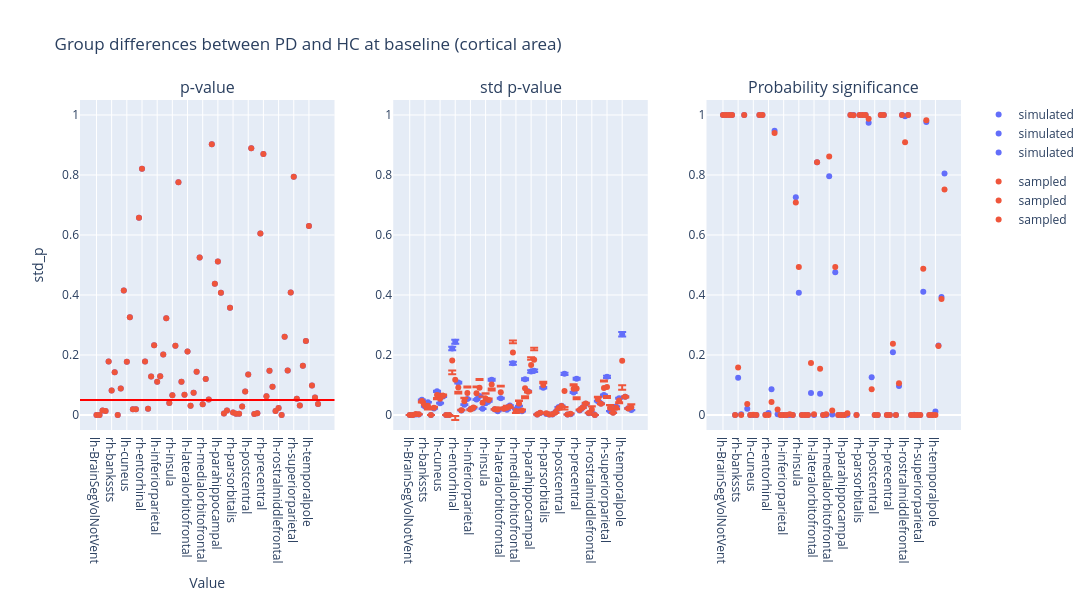

Notebook cell for this chart:
### Code cell
plot_dumbbell(
    ancova_baseline_area,
    "Group differences between PD and HC at baseline (cortical area)",
    "group",
)

### Figure 1 — Plotly figure (JSON) as saved in the notebook; plotly's stock layout.template omitted (floating-point values rounded to 4 significant figures)
{"data": [{"hovertemplate": "group=simulated<br>region=%{x}<br>p_value=%{y}<extra></extra>", "legendgroup": "simulated", "marker": {"color": "#636efa", "symbol": "circle"}, "mode": "markers", "name": "simulated", "orientation": "v", "showlegend": true, "type": "scatter", "x": ["lh-BrainSegVolNotVent", "rh-BrainSegVolNotVent", "lh-WhiteSurfArea", "rh-WhiteSurfArea", "lh-bankssts", "rh-bankssts", "lh-caudalanteriorcingulate", "rh-caudalanteriorcingulate", "lh-caudalmiddlefrontal", "rh-caudalmiddlefrontal", "lh-cuneus", "rh-cuneus", "lh-eTIV", "rh-eTIV", "lh-entorhinal", "rh-entorhinal", "lh-frontalpole", "rh-frontalpole", "lh-fusiform", "rh-fusiform", "lh-inferiorparietal", "rh-inferiorparietal", "lh-inferiortemporal", "rh-inferiortemporal", "lh-insula", "rh-insula", "lh-isthmuscingulate", "rh-isthmuscingulate", "lh-lateraloccipital", "rh-lateraloccipital", "lh-lateralorbitofrontal", "rh-lateralorbitofrontal", "lh-lingual", "rh-lingual", "lh-medialorbitofrontal", "rh-medialorbitofrontal", "lh-middletemporal", "rh-middletemporal", "lh-paracentral", "rh-paracentral", "lh-parahippocampal", "rh-parahippocampal", "lh-parsopercularis", "rh-parsopercularis", "lh-parsorbitalis", "rh-parsorbitalis", "lh-parstriangularis", "rh-parstriangularis", "lh-pericalcarine", "rh-pericalcarine", "lh-postcentral", "rh-postcentral", "lh-posteriorcingulate", "rh-posteriorcingulate", "lh-precentral", "rh-precentral", "lh-precuneus", "rh-precuneus", "lh-rostralanteriorcingulate", "rh-rostralanteriorcingulate", "lh-rostralmiddlefrontal", "rh-rostralmiddlefrontal", "lh-superiorfrontal", "rh-superiorfrontal", "lh-superiorparietal", "rh-superiorparietal", "lh-superiortemporal", "rh-superiortemporal", "lh-supramarginal", "rh-supramarginal", "lh-temporalpole", "rh-temporalpole", "lh-transversetemporal", "rh-transversetemporal"], "xaxis": "x", "y": [0.0002605, 0.0002605, 0.01486, 0.01372, 0.1785, 0.08142, 0.1424, 2.976e-05, 0.08848, 0.4153, 0.1779, 0.3262, 0.01913, 0.01913, 0.6572, 0.8209, 0.1783, 0.02075, 0.1287, 0.2322, 0.1106, 0.129, 0.2016, 0.3222, 0.04017, 0.06554, 0.2307, 0.7758, 0.1108, 0.06752, 0.2117, 0.03044, 0.07398, 0.1441, 0.5253, 0.0358, 0.1197, 0.05164, 0.9022, 0.4379, 0.5117, 0.4075, 0.004941, 0.01542, 0.3573, 0.008524, 0.00419, 0.004518, 0.02819, 0.07859, 0.1354, 0.8888, 0.003305, 0.005822, 0.6047, 0.8696, 0.06246, 0.1478, 0.09452, 0.0134, 0.02373, 0.0002324, 0.2612, 0.1484, 0.4085, 0.7942, 0.05379, 0.03153, 0.1642, 0.2466, 0.63, 0.0982, 0.05855, 0.03675], "yaxis": "y"}, {"hovertemplate": "group=sampled<br>region=%{x}<br>p_value=%{y}<extra></extra>", "legendgroup": "sampled", "marker": {"color": "#EF553B", "symbol": "circle"}, "mode": "markers", "name": "sampled", "orientation": "v", "showlegend": true, "type": "scatter", "x": ["lh-BrainSegVolNotVent", "rh-BrainSegVolNotVent", "lh-WhiteSurfArea", "rh-WhiteSurfArea", "lh-bankssts", "rh-bankssts", "lh-caudalanteriorcingulate", "rh-caudalanteriorcingulate", "lh-caudalmiddlefrontal", "rh-caudalmiddlefrontal", "lh-cuneus", "rh-cuneus", "lh-eTIV", "rh-eTIV", "lh-entorhinal", "rh-entorhinal", "lh-frontalpole", "rh-frontalpole", "lh-fusiform", "rh-fusiform", "lh-inferiorparietal", "rh-inferiorparietal", "lh-inferiortemporal", "rh-inferiortemporal", "lh-insula", "rh-insula", "lh-isthmuscingulate", "rh-isthmuscingulate", "lh-lateraloccipital", "rh-lateraloccipital", "lh-lateralorbitofrontal", "rh-lateralorbitofrontal", "lh-lingual", "rh-lingual", "lh-medialorbitofrontal", "rh-medialorbitofrontal", "lh-middletemporal", "rh-middletemporal", "lh-paracentral", "rh-paracentral", "lh-parahippocampal", "rh-parahippocampal", "lh-parsopercularis", "rh-parsopercularis", "lh-parsorbitalis", "rh-parsorbitalis", "lh-parstriangularis", "rh-parstriangularis", "lh-pericalcarine", "rh-pericalcarine", "lh-postcentral", "rh-postcentral", "lh-posteriorcingulate", "rh-posteriorcingulate", "lh-precentral", "rh-precentral", "lh-precuneus", "rh-precuneus", "lh-rostralanteriorcingulate", "rh-rostralanteriorcingulate", "lh-rostralmiddlefrontal", "rh-rostralmiddlefrontal", "lh-superiorfrontal", "rh-superiorfrontal", "lh-superiorparietal", "rh-superiorparietal", "lh-superiortemporal", "rh-superiortemporal", "lh-supramarginal", "rh-supramarginal", "lh-temporalpole", "rh-temporalpole", "lh-transversetemporal", "rh-transversetemporal"], "xaxis": "x", "y": [0.0002605, 0.0002605, 0.01486, 0.01372, 0.1785, 0.08142, 0.1424, 2.976e-05, 0.08848, 0.4153, 0.1779, 0.3262, 0.01913, 0.01913, 0.6572, 0.8209, 0.1783, 0.02075, 0.1287, 0.2322, 0.1106, 0.129, 0.2016, 0.3222, 0.04017, 0.06554, 0.2307, 0.7758, 0.1108, 0.06752, 0.2117, 0.03044, 0.07398, 0.1441, 0.5253, 0.0358, 0.1197, 0.05164, 0.9022, 0.4379, 0.5117, 0.4075, 0.004941, 0.01542, 0.3573, 0.008524, 0.00419, 0.004518, 0.02819, 0.07859, 0.1354, 0.8888, 0.003305, 0.005822, 0.6047, 0.8696, 0.06246, 0.1478, 0.09452, 0.0134, 0.02373, 0.0002324, 0.2612, 0.1484, 0.4085, 0.7942, 0.05379, 0.03153, 0.1642, 0.2466, 0.63, 0.0982, 0.05855, 0.03675], "yaxis": "y"}, {"error_y": {"array": [6.602e-07, 6.602e-07, 4.963e-05, 4.664e-05, 0.001378, 0.0007741, 0.001156, 3.833e-07, 0.0005831, 0.002153, 0.001074, 0.001671, 9.247e-07, 9.247e-07, 0.006044, 0.006662, 0.002945, 0.0004185, 0.0009395, 0.00146, 0.0005362, 0.0006111, 0.001396, 0.001721, 0.0005699, 0.00106, 0.001248, 0.003205, 0.0005157, 0.0003453, 0.001524, 0.0005646, 0.0004746, 0.0008713, 0.004698, 0.0005238, 0.0008169, 0.0003321, 0.003241, 0.002148, 0.003952, 0.004021, 4.633e-05, 0.0001857, 0.002483, 9.968e-05, 4.169e-05, 5.67e-05, 0.0002653, 0.0007081, 0.0008411, 0.003744, 3.887e-05, 5.751e-05, 0.002048, 0.003282, 0.0004098, 0.000681, 0.001011, 0.0001525, 0.0002159, 3.595e-06, 0.001255, 0.001044, 0.001808, 0.003466, 0.0003505, 0.0002252, 0.0007706, 0.001529, 0.007326, 0.001659, 0.0006153, 0.0004521], "arrayminus": [6.791e-07, 6.791e-07, 5.105e-05, 4.797e-05, 0.001417, 0.0007962, 0.001189, 3.942e-07, 0.0005997, 0.002214, 0.001105, 0.001718, 9.51e-07, 9.51e-07, 0.006216, 0.006852, 0.003029, 0.0004305, 0.0009663, 0.001501, 0.0005515, 0.0006285, 0.001436, 0.00177, 0.0005861, 0.001091, 0.001283, 0.003296, 0.0005304, 0.0003551, 0.001568, 0.0005806, 0.0004882, 0.0008961, 0.004832, 0.0005387, 0.0008402, 0.0003416, 0.003333, 0.002209, 0.004065, 0.004135, 4.765e-05, 0.000191, 0.002554, 0.0001025, 4.288e-05, 5.831e-05, 0.0002728, 0.0007283, 0.000865, 0.003851, 3.998e-05, 5.915e-05, 0.002106, 0.003376, 0.0004215, 0.0007004, 0.001039, 0.0001568, 0.0002221, 3.697e-06, 0.001291, 0.001074, 0.00186, 0.003565, 0.0003605, 0.0002316, 0.0007926, 0.001573, 0.007535, 0.001706, 0.0006329, 0.000465]}, "hovertemplate": "group=simulated<br>region=%{x}<br>std_p=%{y}<extra></extra>", "legendgroup": "simulated", "marker": {"color": "#636efa", "symbol": "circle"}, "mode": "markers", "name": "simulated", "orientation": "v", "showlegend": true, "type": "scatter", "x": ["lh-BrainSegVolNotVent", "rh-BrainSegVolNotVent", "lh-WhiteSurfArea", "rh-WhiteSurfArea", "lh-bankssts", "rh-bankssts", "lh-caudalanteriorcingulate", "rh-caudalanteriorcingulate", "lh-caudalmiddlefrontal", "rh-caudalmiddlefrontal", "lh-cuneus", "rh-cuneus", "lh-eTIV", "rh-eTIV", "lh-entorhinal", "rh-entorhinal", "lh-frontalpole", "rh-frontalpole", "lh-fusiform", "rh-fusiform", "lh-inferiorparietal", "rh-inferiorparietal", "lh-inferiortemporal", "rh-inferiortemporal", "lh-insula", "rh-insula", "lh-isthmuscingulate", "rh-isthmuscingulate", "lh-lateraloccipital", "rh-lateraloccipital", "lh-lateralorbitofrontal", "rh-lateralorbitofrontal", "lh-lingual", "rh-lingual", "lh-medialorbitofrontal", "rh-medialorbitofrontal", "lh-middletemporal", "rh-middletemporal", "lh-paracentral", "rh-paracentral", "lh-parahippocampal", "rh-parahippocampal", "lh-parsopercularis", "rh-parsopercularis", "lh-parsorbitalis", "rh-parsorbitalis", "lh-parstriangularis", "rh-parstriangularis", "lh-pericalcarine", "rh-pericalcarine", "lh-postcentral", "rh-postcentral", "lh-posteriorcingulate", "rh-posteriorcingulate", "lh-precentral", "rh-precentral", "lh-precuneus", "rh-precuneus", "lh-rostralanteriorcingulate", "rh-rostralanteriorcingulate", "lh-rostralmiddlefrontal", "rh-rostralmiddlefrontal", "lh-superiorfrontal", "rh-superiorfrontal", "lh-superiorparietal", "rh-superiorparietal", "lh-superiortemporal", "rh-superiortemporal", "lh-supramarginal", "rh-supramarginal", "lh-temporalpole", "rh-temporalpole", "lh-transversetemporal", "rh-transversetemporal"], "xaxis": "x2", "y": [2.424e-05, 2.424e-05, 0.001822, 0.001712, 0.05058, 0.02842, 0.04245, 1.407e-05, 0.02141, 0.07903, 0.03942, 0.06133, 3.394e-05, 3.394e-05, 0.2219, 0.2445, 0.1081, 0.01536, 0.03449, 0.05358, 0.01969, 0.02243, 0.05126, 0.06319, 0.02092, 0.03893, 0.0458, 0.1177, 0.01893, 0.01267, 0.05596, 0.02072, 0.01742, 0.03198, 0.1725, 0.01923, 0.02999, 0.01219, 0.119, 0.07886, 0.1451, 0.1476, 0.001701, 0.006817, 0.09115, 0.003659, 0.00153, 0.002081, 0.009738, 0.02599, 0.03087, 0.1375, 0.001427, 0.002111, 0.07516, 0.1205, 0.01504, 0.025, 0.0371, 0.005597, 0.007926, 0.000132, 0.04607, 0.03834, 0.06638, 0.1272, 0.01287, 0.008265, 0.02829, 0.05613, 0.2689, 0.0609, 0.02259, 0.0166], "yaxis": "y2"}, {"error_y": {"array": [6.007e-06, 6.007e-06, 0.001165, 0.0004766, -0.002243, 0.004239, -0.0104, 5.152e-06, 0.003295, -0.01005, 0.01612, 0.004339, 6.824e-06, 6.824e-06, -0.03389, -0.1205, -0.01377, 0.001244, 0.01217, 0.02136, -0.0009087, 0.003002, 0.02257, 0.02924, 0.02084, 0.01739, 0.005368, -0.01306, 0.0005157, 0.006273, 0.02163, 0.0006015, 0.006971, -0.002728, 0.04047, -0.005667, 0.009575, 0.003148, -0.02679, 0.001164, 0.02552, 0.04032, 1.547e-05, 0.0007975, 0.01093, 0.002114, -1.6e-05, 0.0002295, -0.001138, -0.002928, -0.0003939, -0.0537, 0.0003447, 0.001833, 0.01456, -0.02919, 0.002001, 0.0003258, 0.002342, 0.001151, 0.0107, -5.004e-06, 0.008098, 0.0005186, 0.02535, -0.03011, 0.01046, -0.0002595, -0.003446, -0.005997, -0.08113, 0.001334, -0.0001045, 0.009933], "arrayminus": [-4.668e-06, -4.668e-06, -0.001064, -0.000382, 0.005038, -0.002668, 0.01275, -4.375e-06, -0.002112, 0.01441, -0.01394, -0.0009502, -4.949e-06, -4.949e-06, 0.04615, 0.134, 0.01975, -0.0003951, -0.01027, -0.0184, 0.001997, -0.001762, -0.01974, -0.02575, -0.01969, -0.01524, -0.002837, 0.01956, 0.0005303, -0.005572, -0.01854, 0.0005437, -0.006008, 0.004496, -0.03094, 0.00673, -0.007918, -0.002474, 0.03337, 0.003194, -0.01751, -0.03216, 7.851e-05, -0.0004208, -0.005891, -0.001912, 0.0001006, -0.0001145, 0.001676, 0.004364, 0.0021, 0.0613, -0.0002658, -0.001717, -0.01041, 0.03585, -0.001169, 0.001056, -0.000292, -0.0008414, -0.01026, 1.23e-05, -0.005552, 0.0016, -0.02169, 0.03714, -0.009751, 0.0007163, 0.005009, 0.009099, 0.09599, 0.002031, 0.001353, -0.009016]}, "hovertemplate": "group=sampled<br>region=%{x}<br>std_p=%{y}<extra></extra>", "legendgroup": "sampled", "marker": {"color": "#EF553B", "symbol": "circle"}, "mode": "markers", "name": "sampled", "orientation": "v", "showlegend": true, "type": "scatter", "x": ["lh-BrainSegVolNotVent", "rh-BrainSegVolNotVent", "lh-WhiteSurfArea", "rh-WhiteSurfArea", "lh-bankssts", "rh-bankssts", "lh-caudalanteriorcingulate", "rh-caudalanteriorcingulate", "lh-caudalmiddlefrontal", "rh-caudalmiddlefrontal", "lh-cuneus", "rh-cuneus", "lh-eTIV", "rh-eTIV", "lh-entorhinal", "rh-entorhinal", "lh-frontalpole", "rh-frontalpole", "lh-fusiform", "rh-fusiform", "lh-inferiorparietal", "rh-inferiorparietal", "lh-inferiortemporal", "rh-inferiortemporal", "lh-insula", "rh-insula", "lh-isthmuscingulate", "rh-isthmuscingulate", "lh-lateraloccipital", "rh-lateraloccipital", "lh-lateralorbitofrontal", "rh-lateralorbitofrontal", "lh-lingual", "rh-lingual", "lh-medialorbitofrontal", "rh-medialorbitofrontal", "lh-middletemporal", "rh-middletemporal", "lh-paracentral", "rh-paracentral", "lh-parahippocampal", "rh-parahippocampal", "lh-parsopercularis", "rh-parsopercularis", "lh-parsorbitalis", "rh-parsorbitalis", "lh-parstriangularis", "rh-parstriangularis", "lh-pericalcarine", "rh-pericalcarine", "lh-postcentral", "rh-postcentral", "lh-posteriorcingulate", "rh-posteriorcingulate", "lh-precentral", "rh-precentral", "lh-precuneus", "rh-precuneus", "lh-rostralanteriorcingulate", "rh-rostralanteriorcingulate", "lh-rostralmiddlefrontal", "rh-rostralmiddlefrontal", "lh-superiorfrontal", "rh-superiorfrontal", "lh-superiorparietal", "rh-superiorparietal", "lh-superiortemporal", "rh-superiortemporal", "lh-supramarginal", "rh-supramarginal", "lh-temporalpole", "rh-temporalpole", "lh-transversetemporal", "rh-transversetemporal"], "xaxis": "x2", "y": [2.958e-05, 2.958e-05, 0.002937, 0.002142, 0.04696, 0.03188, 0.03089, 1.884e-05, 0.02412, 0.06684, 0.05447, 0.064, 3.984e-05, 3.984e-05, 0.1819, 0.1174, 0.09138, 0.01619, 0.04572, 0.07348, 0.01824, 0.02482, 0.07244, 0.09071, 0.04119, 0.05526, 0.04992, 0.1014, 0.01893, 0.0186, 0.07606, 0.02076, 0.02392, 0.02839, 0.2082, 0.01304, 0.03874, 0.01501, 0.08894, 0.07787, 0.1667, 0.1839, 0.00167, 0.007429, 0.0996, 0.005673, 0.001473, 0.002254, 0.008335, 0.02236, 0.02964, 0.08001, 0.001733, 0.003887, 0.08768, 0.08802, 0.01663, 0.02464, 0.03843, 0.006596, 0.01841, 0.0001234, 0.05291, 0.03781, 0.08992, 0.09366, 0.02298, 0.007781, 0.02407, 0.04861, 0.1805, 0.06058, 0.02187, 0.02608], "yaxis": "y2"}, {"hovertemplate": "group=simulated<br>region=%{x}<br>psig=%{y}<extra></extra>", "legendgroup": "simulated", "marker": {"color": "#636efa", "symbol": "circle"}, "mode": "markers", "name": "simulated", "orientation": "v", "showlegend": true, "type": "scatter", "x": ["lh-BrainSegVolNotVent", "rh-BrainSegVolNotVent", "lh-WhiteSurfArea", "rh-WhiteSurfArea", "lh-bankssts", "rh-bankssts", "lh-caudalanteriorcingulate", "rh-caudalanteriorcingulate", "lh-caudalmiddlefrontal", "rh-caudalmiddlefrontal", "lh-cuneus", "rh-cuneus", "lh-eTIV", "rh-eTIV", "lh-entorhinal", "rh-entorhinal", "lh-frontalpole", "rh-frontalpole", "lh-fusiform", "rh-fusiform", "lh-inferiorparietal", "rh-inferiorparietal", "lh-inferiortemporal", "rh-inferiortemporal", "lh-insula", "rh-insula", "lh-isthmuscingulate", "rh-isthmuscingulate", "lh-lateraloccipital", "rh-lateraloccipital", "lh-lateralorbitofrontal", "rh-lateralorbitofrontal", "lh-lingual", "rh-lingual", "lh-medialorbitofrontal", "rh-medialorbitofrontal", "lh-middletemporal", "rh-middletemporal", "lh-paracentral", "rh-paracentral", "lh-parahippocampal", "rh-parahippocampal", "lh-parsopercularis", "rh-parsopercularis", "lh-parsorbitalis", "rh-parsorbitalis", "lh-parstriangularis", "rh-parstriangularis", "lh-pericalcarine", "rh-pericalcarine", "lh-postcentral", "rh-postcentral", "lh-posteriorcingulate", "rh-posteriorcingulate", "lh-precentral", "rh-precentral", "lh-precuneus", "rh-precuneus", "lh-rostralanteriorcingulate", "rh-rostralanteriorcingulate", "lh-rostralmiddlefrontal", "rh-rostralmiddlefrontal", "lh-superiorfrontal", "rh-superiorfrontal", "lh-superiorparietal", "rh-superiorparietal", "lh-superiortemporal", "rh-superiortemporal", "lh-supramarginal", "rh-supramarginal", "lh-temporalpole", "rh-temporalpole", "lh-transversetemporal", "rh-transversetemporal"], "xaxis": "x3", "y": [1.0, 1.0, 1.0, 1.0, 0.0003482, 0.1238, 0.002872, 1.0, 0.02072, 1.391e-11, 5.678e-06, 2.859e-11, 1.0, 1.0, 0.001217, 0.006572, 0.08554, 0.9471, 0.002187, 8.593e-07, 7.667e-05, 3.417e-06, 2.473e-05, 2.008e-10, 0.7255, 0.4075, 1.211e-08, 5.67e-11, 3.844e-05, 0.07318, 3.407e-05, 0.8426, 0.07102, 6.811e-05, 0.0001811, 0.7957, 0.002079, 0.4759, 1.943e-07, 8.537e-13, 1.036e-05, 0.0004948, 1.0, 0.9997, 7.017e-07, 1.0, 1.0, 1.0, 0.9743, 0.1262, 0.0002069, 3.339e-06, 1.0, 1.0, 8.142e-23, 1.498e-08, 0.2096, 1.277e-07, 0.09646, 1.0, 0.9961, 1.0, 2.098e-11, 0.0004441, 2.286e-15, 2.516e-09, 0.4111, 0.977, 2.869e-08, 3.486e-07, 0.01193, 0.2317, 0.393, 0.8051], "yaxis": "y3"}, {"hovertemplate": "group=sampled<br>region=%{x}<br>psig=%{y}<extra></extra>", "legendgroup": "sampled", "marker": {"color": "#EF553B", "symbol": "circle"}, "mode": "markers", "name": "sampled", "orientation": "v", "showlegend": true, "type": "scatter", "x": ["lh-BrainSegVolNotVent", "rh-BrainSegVolNotVent", "lh-WhiteSurfArea", "rh-WhiteSurfArea", "lh-bankssts", "rh-bankssts", "lh-caudalanteriorcingulate", "rh-caudalanteriorcingulate", "lh-caudalmiddlefrontal", "rh-caudalmiddlefrontal", "lh-cuneus", "rh-cuneus", "lh-eTIV", "rh-eTIV", "lh-entorhinal", "rh-entorhinal", "lh-frontalpole", "rh-frontalpole", "lh-fusiform", "rh-fusiform", "lh-inferiorparietal", "rh-inferiorparietal", "lh-inferiortemporal", "rh-inferiortemporal", "lh-insula", "rh-insula", "lh-isthmuscingulate", "rh-isthmuscingulate", "lh-lateraloccipital", "rh-lateraloccipital", "lh-lateralorbitofrontal", "rh-lateralorbitofrontal", "lh-lingual", "rh-lingual", "lh-medialorbitofrontal", "rh-medialorbitofrontal", "lh-middletemporal", "rh-middletemporal", "lh-paracentral", "rh-paracentral", "lh-parahippocampal", "rh-parahippocampal", "lh-parsopercularis", "rh-parsopercularis", "lh-parsorbitalis", "rh-parsorbitalis", "lh-parstriangularis", "rh-parstriangularis", "lh-pericalcarine", "rh-pericalcarine", "lh-postcentral", "rh-postcentral", "lh-posteriorcingulate", "rh-posteriorcingulate", "lh-precentral", "rh-precentral", "lh-precuneus", "rh-precuneus", "lh-rostralanteriorcingulate", "rh-rostralanteriorcingulate", "lh-rostralmiddlefrontal", "rh-rostralmiddlefrontal", "lh-superiorfrontal", "rh-superiorfrontal", "lh-superiorparietal", "rh-superiorparietal", "lh-superiortemporal", "rh-superiortemporal", "lh-supramarginal", "rh-supramarginal", "lh-temporalpole", "rh-temporalpole", "lh-transversetemporal", "rh-transversetemporal"], "xaxis": "x3", "y": [1.0, 1.0, 1.0, 1.0, 0.0001208, 0.158, 5.379e-05, 1.0, 0.03678, 1.168e-15, 0.0009266, 1.831e-10, 1.0, 1.0, 4.956e-05, 2.44e-10, 0.04331, 0.9404, 0.01832, 0.0003204, 2.106e-05, 2.541e-05, 0.002655, 9.955e-06, 0.7087, 0.4931, 1.687e-07, 1.9e-14, 3.844e-05, 0.1735, 0.002181, 0.8424, 0.1544, 7.797e-06, 0.00239, 0.8615, 0.01506, 0.493, 1.191e-12, 4.359e-13, 0.0001434, 0.005958, 1.0, 0.9993, 5.809e-06, 1.0, 1.0, 1.0, 0.9876, 0.08609, 0.0001141, 1.063e-16, 1.0, 1.0, 4.269e-17, 2.835e-15, 0.2374, 8.477e-08, 0.1062, 0.9998, 0.9089, 1.0, 5.4e-09, 0.0003719, 5.659e-09, 1.968e-16, 0.4876, 0.9826, 7.724e-11, 4.096e-09, 5.814e-05, 0.2298, 0.3864, 0.7515], "yaxis": "y3"}], "layout": {"annotations": [{"font": {"size": 16}, "showarrow": false, "text": "p-value", "x": 0.1444, "xanchor": "center", "xref": "paper", "y": 1, "yanchor": "bottom", "yref": "paper"}, {"font": {"size": 16}, "showarrow": false, "text": "std p-value", "x": 0.5, "xanchor": "center", "xref": "paper", "y": 1, "yanchor": "bottom", "yref": "paper"}, {"font": {"size": 16}, "showarrow": false, "text": "Probability significance", "x": 0.8556, "xanchor": "center", "xref": "paper", "y": 1, "yanchor": "bottom", "yref": "paper"}], "height": 600, "hovermode": "closest", "shapes": [{"line": {"color": "red", "width": 2}, "type": "line", "x0": 0, "x1": 1, "xref": "x domain", "y0": 0.05, "y1": 0.05, "yref": "y"}], "title": {"text": "Group differences between PD and HC at baseline (cortical area)"}, "width": 1400, "xaxis": {"anchor": "y", "domain": [0, 0.2889], "title": {"text": "Value"}}, "xaxis2": {"anchor": "y2", "domain": [0.3556, 0.6444]}, "xaxis3": {"anchor": "y3", "domain": [0.7111, 1]}, "yaxis": {"anchor": "x", "domain": [0, 1], "range": [-0.05, 1.05], "title": {"text": "std_p"}}, "yaxis2": {"anchor": "x2", "domain": [0, 1], "range": [-0.05, 1.05]}, "yaxis3": {"anchor": "x3", "domain": [0, 1], "range": [-0.05, 1.05]}}}
